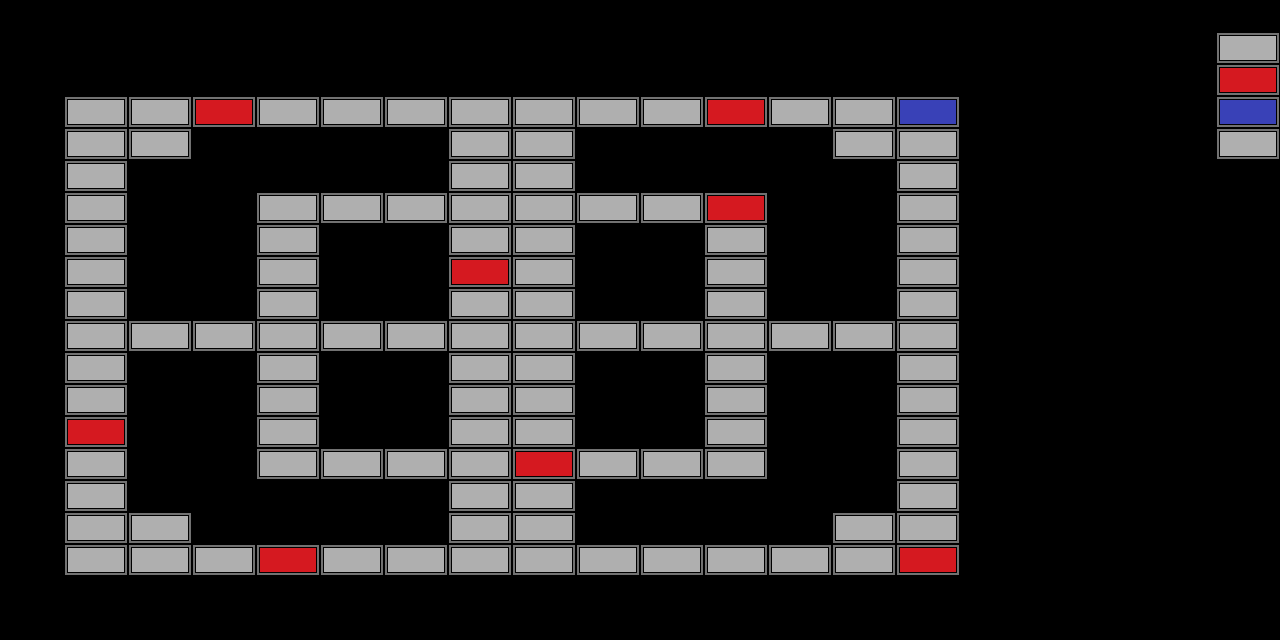

A level layout from a 2D game, rendered from its tile map. Below: a short description, then the map file with tile-grid data replaced by summaries:
An orthogonal 20x20 tile map with 64x32 px tiles, 1 tile layer (Layer).

<map version="1.0" orientation="orthogonal" width="20" height="20" tilewidth="64" tileheight="32">
 <tileset firstgid="1" name="Tileset" tilewidth="64" tileheight="32">
  <image source="Tileset.png" trans="ffffff" width="192" height="64" />
 </tileset>
 <layer name="Layer" width="20" height="20" opacity="0.9">
  <data>[400 cells, 325 non-empty, 5 distinct tile ids]</data>
 </layer>
</map>
